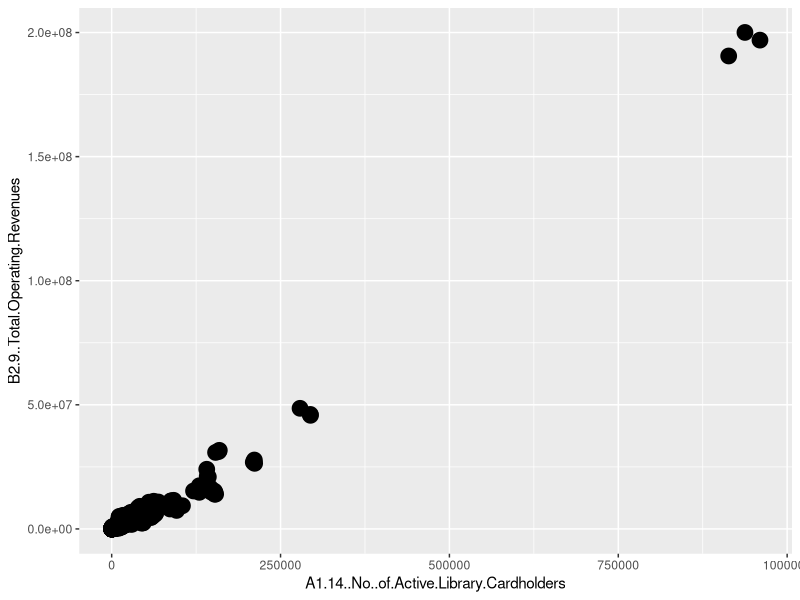

Generate this figure with R:
## ---- chunk 1
if (!require('ggplot2')) 
{
  install.packages('ggplot2');
  library(ggplot2);
}

#importing my data sets
data2015 <- read.csv("2015_ontario_public_library_statistics_open_data_dec_2017rev.csv")

data2016 <- read.csv("2016 ontario_public_library_statistics_open_data_2016.csv")

data2017 <- read.csv("2017 ontario_public_library_statistics_open_data_july_2019_rev1.csv")

## ---- chunk 2
#organizing my column names
common_columns <- Reduce(intersect, list(colnames(data2015),colnames(data2016),colnames(data2017)))

#combining my files data
datacombined <- rbind(subset(data2015, select = common_columns), subset(data2016, select = common_columns), subset(data2017, select = common_columns))


## ---- chunk 3

#Removing  the commas 
datacombined$B2.9..Total.Operating.Revenues <-  gsub(",", "", datacombined$B2.9..Total.Operating.Revenues)

datacombined$A1.14..No..of.Active.Library.Cardholders <- gsub(",", "", datacombined$A1.14..No..of.Active.Library.Cardholders)

#Checking the class of the columns
class(datacombined$A1.14..No..of.Active.Library.Cardholders)

class(datacombined$B2.9..Total.Operating.Revenues)

#Making NA into zero's
datacombined[is.na(datacombined)] <- 0

# Making the variables  numeric form
datacombined$A1.14..No..of.Active.Library.Cardholders <- as.numeric(datacombined$A1.14..No..of.Active.Library.Cardholders)

datacombined$B2.9..Total.Operating.Revenues <-  as.numeric(datacombined$B2.9..Total.Operating.Revenues)

#Removing the zeros from the specified columns
datacombined <- subset(datacombined, datacombined$A1.14..No..of.Active.Library.Cardholders > 0 & datacombined$B2.9..Total.Operating.Revenues > 0)

#Dividing Operating Revenue by Active Card Holder
datacombined$B2.9..Total.Operating.Revenues / datacombined$A1.14..No..of.Active.Library.Cardholders

#duplicating my dataframe
newdatacombined <- datacombined

#Creating new variable column for Operating Revenue per Active Card Holder (showing first and last values)
newdatacombined$newcolumn <- newdatacombined$B2.9..Total.Operating.Revenues / newdatacombined$A1.14..No..of.Active.Library.Cardholders


## ---- chunk 4
 #Making newcolumn and City/Town into one object 
twodatacombined<- dplyr::select (newdatacombined,newcolumn,A1.10.City.Town)

 #Putting the new object in ascending order by values in (newcolumn)
twodatacombined <- twodatacombined[order(twodatacombined$newcolumn),]

 #Looking at the last values in the object, this shows the highest values in (newcolumn) which shows the libraries with the highest operating revenue per active cardholder
tail(twodatacombined)
 
## ---- chunk 5
#average for newcolumn, total revenue per cardholder 
mean(newdatacombined$newcolumn, na.rm = TRUE)
median(newdatacombined$newcolumn, na.rm = TRUE)

 #plot showing the distribution of operating revenue vs number of active cardholders
ggplot(data = newdatacombined, mapping = aes(x = A1.14..No..of.Active.Library.Cardholders, y = B2.9..Total.Operating.Revenues))+ geom_point(size = 5)

## ---- chunk 6
library(tidyverse)
library(ggplot2) 

 #this shows the quantile points
quantile(twodatacombined$newcolumn, probs=c(0, 0.25, 0.5, 0.75, 1))

